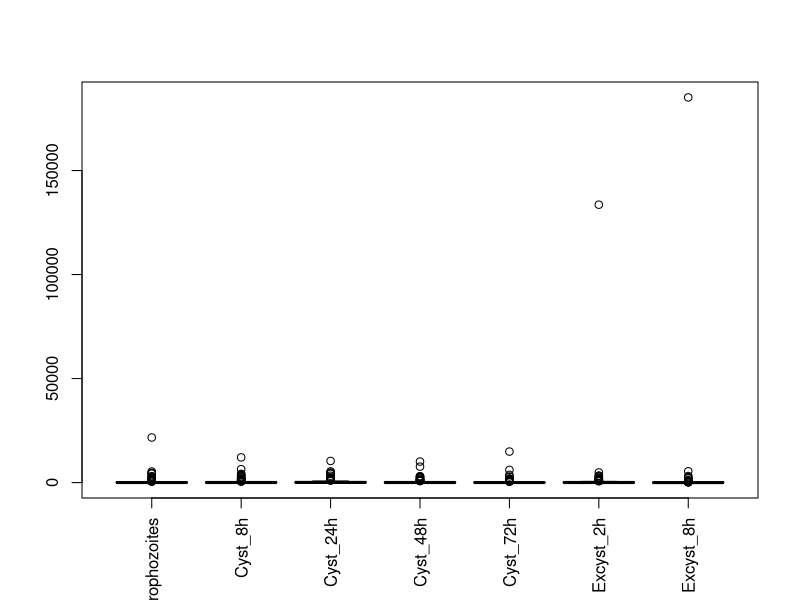
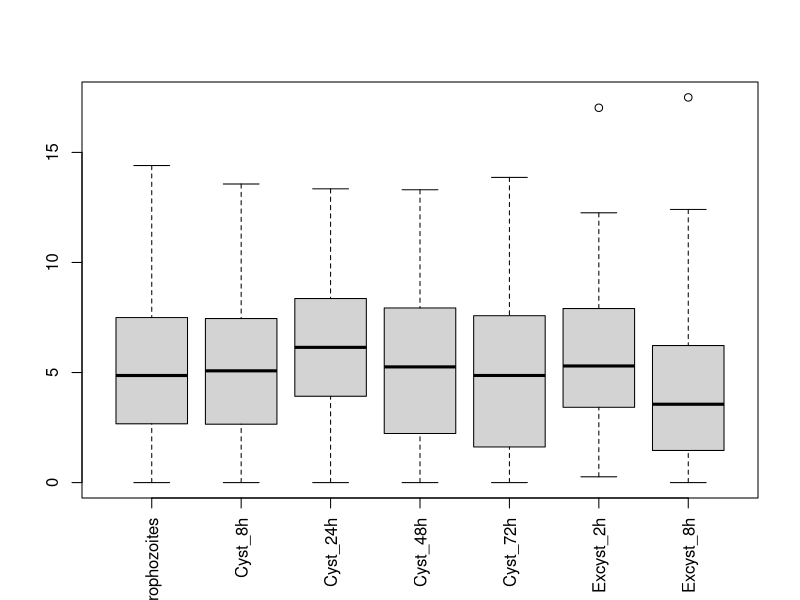
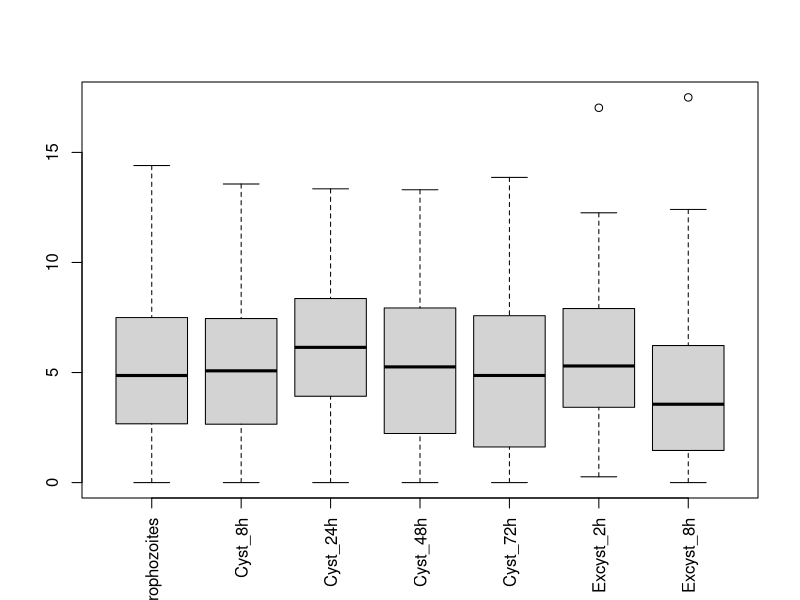
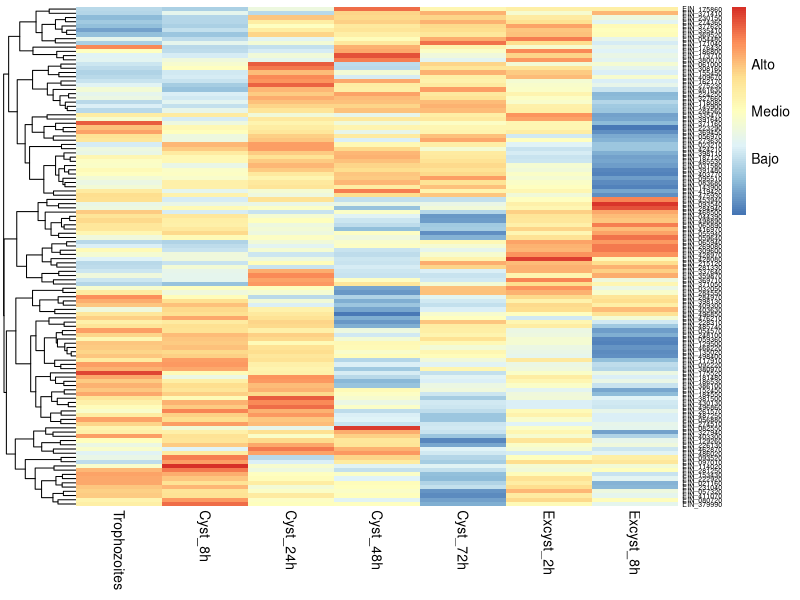
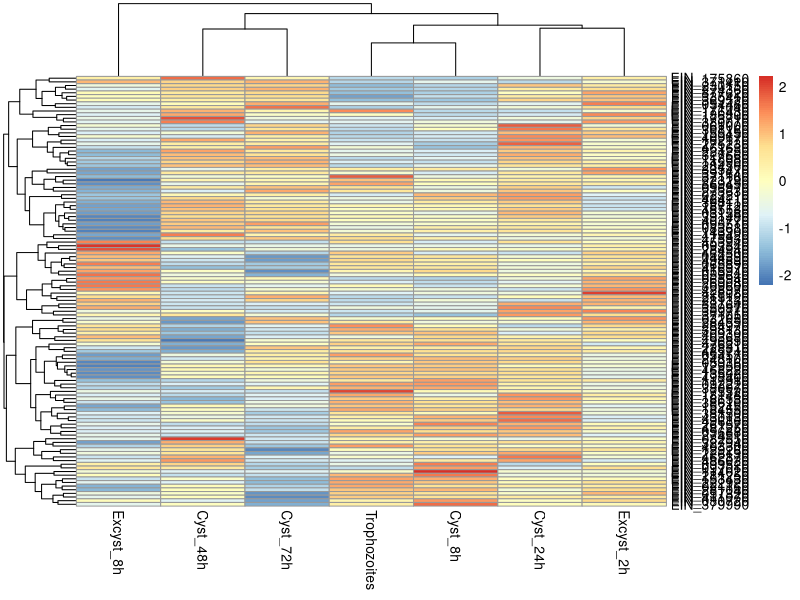
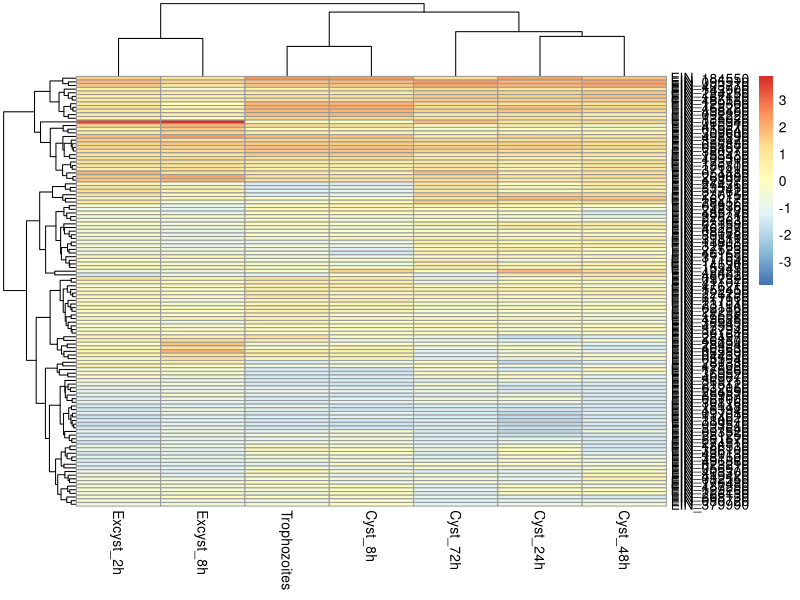
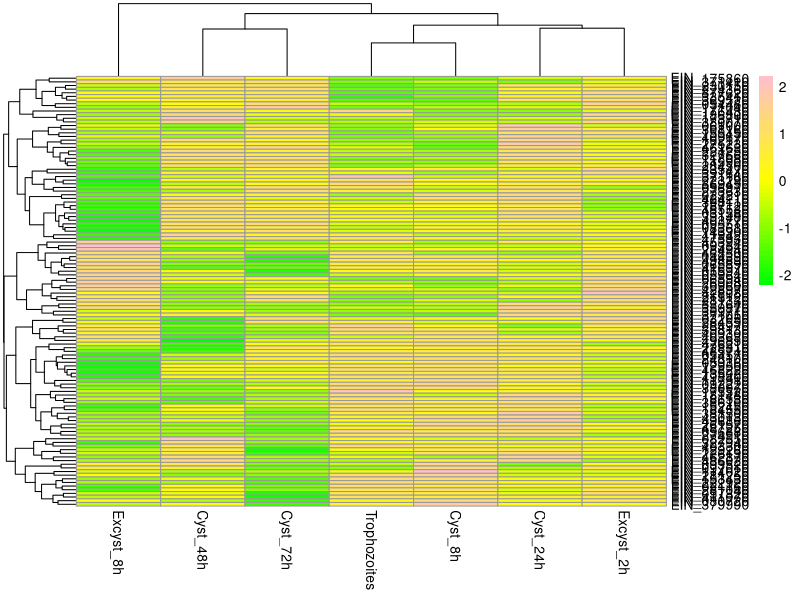
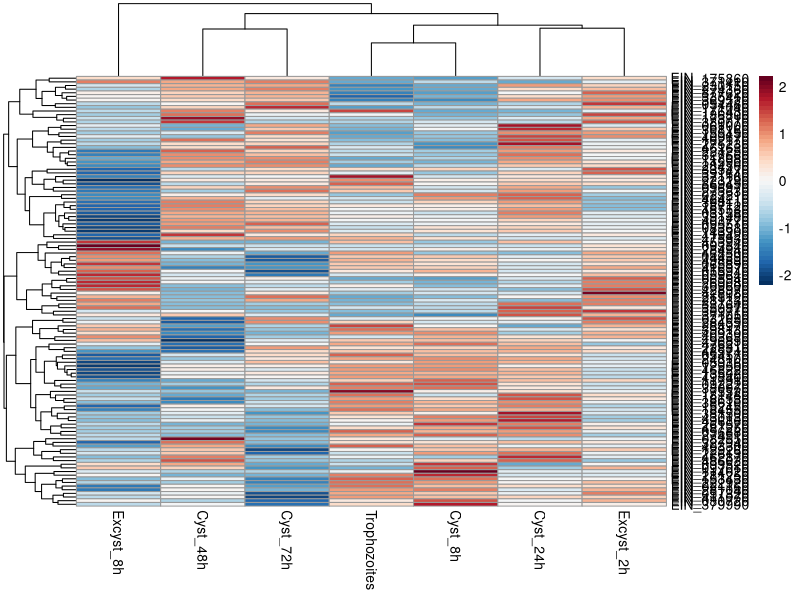

R code for these plots, in order:
#<< == >> << == >> << == >> << == >> << == >> << == >> << == >> << == >> << == >> << == >> 
setwd("~/Desktop/MiGithub/MapaCalorReloaded") # computadora de la casa
#setwd("~/Documentos/MiGitHub/MapaCalorReloaded") # computadora del trabajo
#<< == >> << == >> << == >> << == >> << == >> << == >> << == >> << == >> << == >> << == >> 
library(RColorBrewer)
library(readr)
library(pheatmap)
library(dplyr)
#<< == >> << == >> << == >> << == >> << == >> << == >> << == >> << == >> << == >> << == >> 
NewGenes <- read_csv("Ei_enq_circ.csv")
View(NewGenes)
#<< == >> << == >> << == >> << == >> << == >> << == >> << == >> << == >> << == >> << == >> 
NewGenes$Trophs      <- NewGenes$Trophs-2
NewGenes$`cyst 8h`   <- NewGenes$`cyst 8h`-2;
NewGenes$`cyst 24h`  <- NewGenes$`cyst 24h`-2
NewGenes$`cyst 48h`  <- NewGenes$`cyst 48h`-2
NewGenes$`cyst 72h`  <- NewGenes$`cyst 72h`-2
NewGenes$`excyst 2h` <- NewGenes$`excyst 2h`-2
NewGenes$`excyst 8h` <- NewGenes$`excyst 8h`-2
#<< == >> << == >> << == >> << == >> << == >> << == >> << == >> << == >> << == >> << == >> 
colnames(NewGenes) <- c("GeneID","Trophozoites", "Cyst_8h","Cyst_24h",
                        "Cyst_48h","Cyst_72h","Excyst_2h","Excyst_8h")
rownames(NewGenes) <- NewGenes$GeneID
#<< == >> << == >> << == >> << == >> << == >> << == >> << == >> << == >> << == >> << == >> 
NewGenes_Clean <- NewGenes[,2:8]; View(NewGenes_Clean)
NewGenes_Clean <- as.data.frame(NewGenes_Clean)
rownames(NewGenes_Clean) <- NewGenes$GeneID
#<< == >> << == >> << == >> << == >> << == >> << == >> << == >> << == >> << == >> << == >> 
# Generacion de las bdd modificadas
NewGenes_log2   <-  log2(NewGenes_Clean + 1)
NewGenesOrdered <- NewGenes_Clean[order(-NewGenes_Clean$Trophozoites),]
top_genes_NewGenes_Trop <- NewGenesOrdered %>% filter(Trophozoites>0) %>% select(Trophozoites)
k  <- dim(NewGenes_Clean); proporcion <- 1; 
NS <- round(k[1]*proporcion);
random_genes_NewGenes  <- sample(rownames(NewGenes_Clean),NS );
sampledNewGenes_Log2   <- NewGenes_log2[random_genes_NewGenes, ];
NewGenes_log2_filtrado <- NewGenes_log2[rowSums(NewGenes_log2) != 0, ];
#<< == >> << == >> << == >> << == >> << == >> << == >> << == >> << == >> << == >> << == >> 
# Personalización de la paleta de colores
my_colors = brewer.pal(n = 11, name = "RdBu")
my_colors = colorRampPalette(my_colors)(50)
my_colors = rev(my_colors)
my_colors2 = c("green", "yellow", "pink")
my_colors2 = colorRampPalette(my_colors2)(50)
my_colors3 = brewer.pal(n = 11, name = "RdBu")
my_colors3 = colorRampPalette(my_colors3)(50)
my_colors3 = rev(my_colors3)
my_colors4 = colorRampPalette(rev(brewer.pal(n = 7, name = "RdYlBu")))(100)
#<< == >> << == >> << == >> << == >> << == >> << == >> << == >> << == >> << == >> << == >> 
# Creación de gráficas
boxplot(NewGenes_Clean, las = 3)
boxplot(NewGenes_log2, las = 3)
boxplot(NewGenes_log2_filtrado, las = 3)
pheatmap(NewGenes_log2_filtrado, scale = "row",
         color = my_colors4, 
         border_color = NA, 
         fontsize_row = 5,
         display_numbers = FALSE,
         cluster_cols = FALSE,
         cluster_rows = TRUE,
         legend_breaks = c(-1,0,1),
         legend_labels = c("Bajo","Medio","Alto"))#,
#         kmeans_k = 50, 
#         cellheight = 10)
#<< == >> << == >> << == >> << == >> << == >> << == >> << == >> << == >> << == >> << == >> 

pdf("Lab/HeatMapNormalizadosRenglon.pdf")
pheatmap(NewGenes_log2_filtrado, scale = "row")
dev.off()

pdf("Lab/HeatMapNormalizadosColumna.pdf")
pheatmap(NewGenes_log2_filtrado, scale = "column")
dev.off()

pdf("Lab/HeatMapPaletaPersonal.pdf")
pheatmap(NewGenes_log2_filtrado, scale = "row", color = my_colors2)
dev.off()

my_colors = brewer.pal(n = 11, name = "RdBu")
my_colors = colorRampPalette(my_colors)(50)
my_colors = rev(my_colors)
#my_colors

pdf("Lab/HeatMapLog2Transformed.pdf")
pheatmap(NewGenes_log2_filtrado, scale = "row", color = my_colors)
dev.off()

pdf("Lab/HeatMapLog2TransformedLetra4.pdf")
pheatmap(NewGenes_log2_filtrado, scale = "row",color = my_colors, border_color = NA, fontsize_row = 4)
dev.off()

pdf("Lab/MapadeCalorFinal.pdf")
pheatmap(NewGenes_log2_filtrado, scale = "row",color = my_colors, border_color = NA, fontsize_row = 6)
dev.off()
# <<>><<>> <<>><<>> <<>><<>> <<>><<>> <<>><<>> <<>><<>> <<>><<>> <<>><<>> <<>><<>>
# llegamos por fin llegamos
# <<>><<>> <<>><<>> <<>><<>> <<>><<>> <<>><<>> <<>><<>> <<>><<>> <<>><<>> <<>><<>>
pdf("Lab/MapadeCalorFinalSDC.pdf") # sin dendogramas columnas
pheatmap(NewGenes_log2_filtrado, cluster_cols = FALSE)
dev.off()

pdf("Lab/HeathmapCFSinNorm.pdf") # sin dendogramas columnas
pheatmap(NewGenes_log2_filtrado, cluster_cols = FALSE)
dev.off()

#scale = "row",
# A partir de aqui
pdf("Lab/HeathmapCFNormRenglon.pdf") # sin dendogramas columnas
pheatmap(NewGenes_log2_filtrado, cluster_cols = FALSE,scale = "row")
dev.off()


#fontsize_row = 6
pdf("Lab/HeathmapCFNormRenglonLetra.pdf") # sin dendogramas columnas
pheatmap(NewGenes_log2_filtrado, cluster_cols = FALSE,
         scale = "row",fontsize_row = 8)
dev.off()

#border_color = NA, 
pdf("Lab/HeathmapCFNormRenglonLetra8SinBordes.pdf") # sin dendogramas columnas
pheatmap(NewGenes_log2_filtrado, cluster_cols = FALSE,
         scale = "row",fontsize_row = 8, border_color = NA)
dev.off()


#color = my_colors, 
pdf("Lab/HeathmapCFNormRenglonLetra8SinBordesMycolors.pdf") # sin dendogramas columnas
pheatmap(NewGenes_log2_filtrado, cluster_cols = FALSE,color = my_colors,
         scale = "row",fontsize_row = 8, border_color = NA)
dev.off()


#color = my_colors, 
pdf("Lab/HeathmapCFNormRenglonLetra8conBordesMycolors.pdf") # sin dendogramas columnas
pheatmap(NewGenes_log2_filtrado, cluster_cols = FALSE,color = my_colors,
         scale = "row",fontsize_row = 8)
dev.off()

